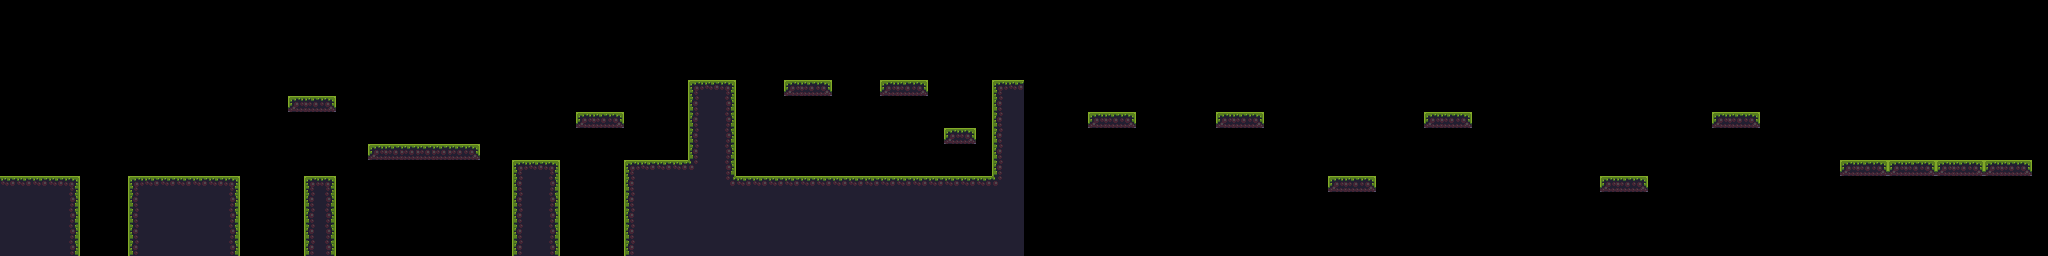

Tiled map render using the project's own tile images. Description and the whole map definition, tile-layer contents included, below:
An orthogonal 128x16 tile map with 16x16 px tiles, 1 tile layer (Tile Layer 1).

<map version="1.5" tiledversion="1.7.2" orientation="orthogonal" renderorder="right-down" width="128" height="16" tilewidth="16" tileheight="16" infinite="0" nextlayerid="2" nextobjectid="1">
 <tileset firstgid="1" source="tileset.tsx" />
 <layer id="1" name="Tile Layer 1" width="128" height="16">
  <data encoding="csv">
0,0,0,0,0,0,0,0,0,0,0,0,0,0,0,0,0,0,0,0,0,0,0,0,0,0,0,0,0,0,0,0,0,0,0,0,0,0,0,0,0,0,0,0,0,0,0,0,0,0,0,0,0,0,0,0,0,0,0,0,0,0,0,0,0,0,0,0,0,0,0,0,0,0,0,0,0,0,0,0,0,0,0,0,0,0,0,0,0,0,0,0,0,0,0,0,0,0,0,0,0,0,0,0,0,0,0,0,0,0,0,0,0,0,0,0,0,0,0,0,0,0,0,0,0,0,0,0,
0,0,0,0,0,0,0,0,0,0,0,0,0,0,0,0,0,0,0,0,0,0,0,0,0,0,0,0,0,0,0,0,0,0,0,0,0,0,0,0,0,0,0,0,0,0,0,0,0,0,0,0,0,0,0,0,0,0,0,0,0,0,0,0,0,0,0,0,0,0,0,0,0,0,0,0,0,0,0,0,0,0,0,0,0,0,0,0,0,0,0,0,0,0,0,0,0,0,0,0,0,0,0,0,0,0,0,0,0,0,0,0,0,0,0,0,0,0,0,0,0,0,0,0,0,0,0,0,
0,0,0,0,0,0,0,0,0,0,0,0,0,0,0,0,0,0,0,0,0,0,0,0,0,0,0,0,0,0,0,0,0,0,0,0,0,0,0,0,0,0,0,0,0,0,0,0,0,0,0,0,0,0,0,0,0,0,0,0,0,0,0,0,0,0,0,0,0,0,0,0,0,0,0,0,0,0,0,0,0,0,0,0,0,0,0,0,0,0,0,0,0,0,0,0,0,0,0,0,0,0,0,0,0,0,0,0,0,0,0,0,0,0,0,0,0,0,0,0,0,0,0,0,0,0,0,0,
0,0,0,0,0,0,0,0,0,0,0,0,0,0,0,0,0,0,0,0,0,0,0,0,0,0,0,0,0,0,0,0,0,0,0,0,0,0,0,0,0,0,0,0,0,0,0,0,0,0,0,0,0,0,0,0,0,0,0,0,0,0,0,0,0,0,0,0,0,0,0,0,0,0,0,0,0,0,0,0,0,0,0,0,0,0,0,0,0,0,0,0,0,0,0,0,0,0,0,0,0,0,0,0,0,0,0,0,0,0,0,0,0,0,0,0,0,0,0,0,0,0,0,0,0,0,0,0,
0,0,0,0,0,0,0,0,0,0,0,0,0,0,0,0,0,0,0,0,0,0,0,0,0,0,0,0,0,0,0,0,0,0,0,0,0,0,0,0,0,0,0,0,0,0,0,0,0,0,0,0,0,0,0,0,0,0,0,0,0,0,0,0,0,0,0,0,0,0,0,0,0,0,0,0,0,0,0,0,0,0,0,0,0,0,0,0,0,0,0,0,0,0,0,0,0,0,0,0,0,0,0,0,0,0,0,0,0,0,0,0,0,0,0,0,0,0,0,0,0,0,0,0,0,0,0,0,
0,0,0,0,0,0,0,0,0,0,0,0,0,0,0,0,0,0,0,0,0,0,0,0,0,0,0,0,0,0,0,0,0,0,0,0,0,0,0,0,0,0,0,1,2,3,0,0,0,43,44,45,0,0,0,43,44,45,0,0,0,0,1,2,0,0,0,0,0,0,0,0,0,0,0,0,0,0,0,0,0,0,0,0,0,0,0,0,0,0,0,0,0,0,0,0,0,0,0,0,0,0,0,0,0,0,0,0,0,0,0,0,0,0,0,0,0,0,0,0,0,0,0,0,0,0,0,0,
0,0,0,0,0,0,0,0,0,0,0,0,0,0,0,0,0,0,43,44,45,0,0,0,0,0,0,0,0,0,0,0,0,0,0,0,0,0,0,0,0,0,0,13,14,15,0,0,0,0,0,0,0,0,0,0,0,0,0,0,0,0,13,14,0,0,0,0,0,0,0,0,0,0,0,0,0,0,0,0,0,0,0,0,0,0,0,0,0,0,0,0,0,0,0,0,0,0,0,0,0,0,0,0,0,0,0,0,0,0,0,0,0,0,0,0,0,0,0,0,0,0,0,0,0,0,0,0,
0,0,0,0,0,0,0,0,0,0,0,0,0,0,0,0,0,0,0,0,0,0,0,0,0,0,0,0,0,0,0,0,0,0,0,0,43,44,45,0,0,0,0,13,14,15,0,0,0,0,0,0,0,0,0,0,0,0,0,0,0,0,13,14,0,0,0,0,43,44,45,0,0,0,0,0,43,44,45,0,0,0,0,0,0,0,0,0,0,43,44,45,0,0,0,0,0,0,0,0,0,0,0,0,0,0,0,43,44,45,0,0,0,0,0,0,0,0,0,0,0,0,0,0,0,0,0,0,
0,0,0,0,0,0,0,0,0,0,0,0,0,0,0,0,0,0,0,0,0,0,0,0,0,0,0,0,0,0,0,0,0,0,0,0,0,0,0,0,0,0,0,13,14,15,0,0,0,0,0,0,0,0,0,0,0,0,0,43,45,0,13,14,0,0,0,0,0,0,0,0,0,0,0,0,0,0,0,0,0,0,0,0,0,0,0,0,0,0,0,0,0,0,0,0,0,0,0,0,0,0,0,0,0,0,0,0,0,0,0,0,0,0,0,0,0,0,0,0,0,0,0,0,0,0,0,0,
0,0,0,0,0,0,0,0,0,0,0,0,0,0,0,0,0,0,0,0,0,0,0,43,44,44,44,44,44,45,0,0,0,0,0,0,0,0,0,0,0,0,0,13,14,15,0,0,0,0,0,0,0,0,0,0,0,0,0,0,0,0,13,14,0,0,0,0,0,0,0,0,0,0,0,0,0,0,0,0,0,0,0,0,0,0,0,0,0,0,0,0,0,0,0,0,0,0,0,0,0,0,0,0,0,0,0,0,0,0,0,0,0,0,0,0,0,0,0,0,0,0,0,0,0,0,0,0,
0,0,0,0,0,0,0,0,0,0,0,0,0,0,0,0,0,0,0,0,0,0,0,0,0,0,0,0,0,0,0,0,1,2,3,0,0,0,0,1,2,2,2,30,14,15,0,0,0,0,0,0,0,0,0,0,0,0,0,0,0,0,13,14,0,0,0,0,0,0,0,0,0,0,0,0,0,0,0,0,0,0,0,0,0,0,0,0,0,0,0,0,0,0,0,0,0,0,0,0,0,0,0,0,0,0,0,0,0,0,0,0,0,0,0,43,44,45,43,44,45,43,44,45,43,44,45,0,
2,2,2,2,3,0,0,0,1,2,2,2,2,2,3,0,0,0,0,1,3,0,0,0,0,0,0,0,0,0,0,0,13,14,15,0,0,0,0,13,14,14,14,14,14,28,2,2,2,2,2,2,2,2,2,2,2,2,2,2,2,2,30,14,0,0,0,0,0,0,0,0,0,0,0,0,0,0,0,0,0,0,0,43,44,45,0,0,0,0,0,0,0,0,0,0,0,0,0,0,43,44,45,0,0,0,0,0,0,0,0,0,0,0,0,0,0,0,0,0,0,0,0,0,0,0,0,0,
14,14,14,14,15,0,0,0,13,14,14,14,14,14,15,0,0,0,0,13,15,0,0,0,0,0,0,0,0,0,0,0,13,14,15,0,0,0,0,13,14,14,14,14,14,14,14,14,14,14,14,14,14,14,14,14,14,14,14,14,14,14,14,14,0,0,0,0,0,0,0,0,0,0,0,0,0,0,0,0,0,0,0,0,0,0,0,0,0,0,0,0,0,0,0,0,0,0,0,0,0,0,0,0,0,0,0,0,0,0,0,0,0,0,0,0,0,0,0,0,0,0,0,0,0,0,0,0,
14,14,14,14,15,0,0,0,13,14,14,14,14,14,15,0,0,0,0,13,15,0,0,0,0,0,0,0,0,0,0,0,13,14,15,0,0,0,0,13,14,14,14,14,14,14,14,14,14,14,14,14,14,14,14,14,14,14,14,14,14,14,14,14,0,0,0,0,0,0,0,0,0,0,0,0,0,0,0,0,0,0,0,0,0,0,0,0,0,0,0,0,0,0,0,0,0,0,0,0,0,0,0,0,0,0,0,0,0,0,0,0,0,0,0,0,0,0,0,0,0,0,0,0,0,0,0,0,
14,14,14,14,15,0,0,0,13,14,14,14,14,14,15,0,0,0,0,13,15,0,0,0,0,0,0,0,0,0,0,0,13,14,15,0,0,0,0,13,14,14,14,14,14,14,14,14,14,14,14,14,14,14,14,14,14,14,14,14,14,14,14,14,0,0,0,0,0,0,0,0,0,0,0,0,0,0,0,0,0,0,0,0,0,0,0,0,0,0,0,0,0,0,0,0,0,0,0,0,0,0,0,0,0,0,0,0,0,0,0,0,0,0,0,0,0,0,0,0,0,0,0,0,0,0,0,0,
14,14,14,14,15,0,0,0,13,14,14,14,14,14,15,0,0,0,0,13,15,0,0,0,0,0,0,0,0,0,0,0,13,14,15,0,0,0,0,13,14,14,14,14,14,14,14,14,14,14,14,14,14,14,14,14,14,14,14,14,14,14,14,14,0,0,0,0,0,0,0,0,0,0,0,0,0,0,0,0,0,0,0,0,0,0,0,0,0,0,0,0,0,0,0,0,0,0,0,0,0,0,0,0,0,0,0,0,0,0,0,0,0,0,0,0,0,0,0,0,0,0,0,0,0,0,0,0
</data>
 </layer>
</map>